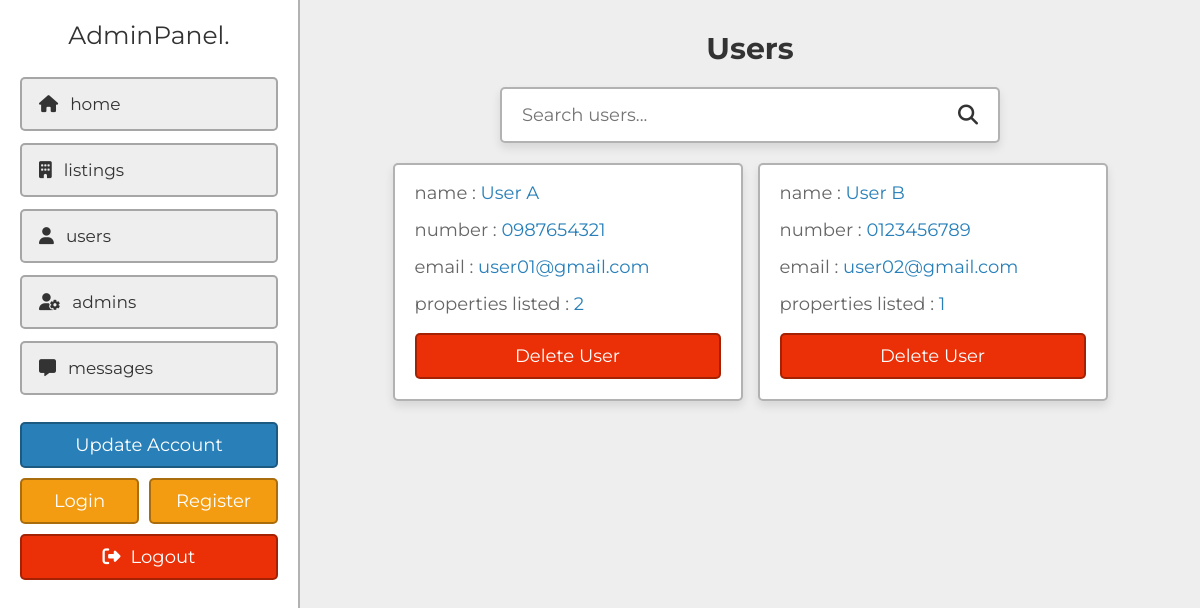
The app's page /project/admin/users.php (signed in) with its own data.
### tables this page shows
CREATE TABLE `users` (
  `id` varchar(20) NOT NULL,
  `name` varchar(50) NOT NULL,
  `number` varchar(10) NOT NULL,
  `email` varchar(50) NOT NULL,
  `password` varchar(50) NOT NULL
);

### project/admin/users.php (the view, shortened to what this page needs)
<?php
include '../components/connect.php';
?>
<!DOCTYPE html>
<html lang="en">
<head>
   <link rel="stylesheet" href="https://cdnjs.cloudflare.com/ajax/libs/font-awesome/6.2.0/css/all.min.css">
   <link rel="stylesheet" href="../css/admin_style.css">
</head>
<body>
<?php include '../components/admin_header.php'; ?>
<section class="grid">
   <h1 class="heading">Users</h1>
   <form action="" method="POST" class="search-form">
      <input type="text" name="search_box" placeholder="Search users..." maxlength="100" required>
      <button type="submit" class="fas fa-search" name="search_btn"></button>
   </form>
   <div class="box-container">
   <?php
      if(isset($_POST['search_box']) OR isset($_POST['search_btn'])){
         $search_box = $_POST['search_box'];
         $search_box = filter_var($search_box, FILTER_SANITIZE_STRING);
         $select_users = $conn->prepare("SELECT * FROM `users` WHERE name LIKE '%{$search_box}%' OR number LIKE '%{$search_box}%' OR email LIKE '%{$search_box}%'");
         $select_users->execute();
      }else{
         $select_users = $conn->prepare("SELECT * FROM `users`");
         $select_users->execute();
      }
      if($select_users->rowCount() > 0){
         while($fetch_users = $select_users->fetch(PDO::FETCH_ASSOC)){
            $count_property = $conn->prepare("SELECT * FROM `property` WHERE user_id = ?");
            $count_property->execute([$fetch_users['id']]);
            $total_properties = $count_property->rowCount();
   ?>
   <div class="box">
      <p>name : <span><?= $fetch_users['name']; ?></span></p>
      <p>number : <a href="tel:<?= $fetch_users['number']; ?>"><?= $fetch_users['number']; ?></a></p>
      <p>email : <a href="mailto:<?= $fetch_users['email']; ?>"><?= $fetch_users['email']; ?></a></p>
      <p>properties listed : <span><?= $total_properties; ?></span></p>
      <form action="" method="POST">
         <input type="submit" value="delete user" onclick="return confirm('Delete this user?');" name="delete" class="delete-btn">
      </form>
   </div>
   <?php
      }
   }elseif(isset($_POST['search_box']) OR isset($_POST['search_btn'])){
      echo '<p class="empty">Results not found!</p>';
   }else{
      echo '<p class="empty">No users accounts added yet!</p>';
   }
   ?>
   </div>
</section>
</body>
</html>

### project/css/admin_style.css (style rules this page uses)
:root { --main-color:#2980b9; --orange:#f39c12; --red:#eb2f06; --light-color:#666; --light-bg:#eee; --white:#fff; --black:#333; --box-shadow:0 .5rem 1rem rgba(0,0,0,0.1); --border:.2rem solid rgba(0,0,0,.3); }
* { font-family: 'Montserrat', sans-serif; margin: 0; padding: 0; box-sizing: border-box; outline: none; border: none; text-decoration: none; }
html { font-size: 62.5%; overflow-x: hidden; scroll-behavior: smooth; scroll-padding-top: 5rem; }
body { background-color: var(--light-bg); padding-left: 30rem; }
section { padding: 3rem 2rem; max-width: 1200px; margin: 0 auto; }
.heading { margin-bottom: 2rem; text-align: center; text-transform: capitalize; color: var(--black); font-size: 3rem; }
.inline-btn, .inline-option-btn, .inline-delete-btn, .btn, .delete-btn, .option-btn { cursor: pointer; padding: 1rem 2.5rem; font-size: 1.8rem; color: var(--white); text-align: center; text-transform: capitalize; margin-top: 1rem; border-radius: .5rem; border: var(--border); }
.btn, .delete-btn, .option-btn { display: block; width: 100%; }
.delete-btn { background-color: var(--red); }
.grid .box-container { display: grid; grid-template-columns: repeat(auto-fit, 35rem); align-items: flex-start; justify-content: center; gap: 1.5rem; }
.grid .box-container .box { border-radius: .5rem; padding: 2rem; padding-top: 1rem; background-color: var(--white); box-shadow: var(--box-shadow); border: var(--border); overflow-x: hidden; }
.grid .box-container .box p { line-height: 1.5; padding: .5rem 0; font-size: 1.8rem; color: var(--light-color); white-space: pre-line; text-overflow: ellipsis; overflow-x: hidden; }
.grid .box-container .box p a, .grid .box-container .box p span { color: var(--main-color); }
.search-form { max-width: 50rem; margin: 0 auto; border-radius: .5rem; background-color: var(--white); box-shadow: var(--box-shadow); border: var(--border); padding:1.5rem 2rem; display: flex; gap: 2rem; margin-bottom: 2rem; }
.search-form input { width: 100%; font-size: 1.8rem; color: var(--black); }
.search-form button { background:none; cursor: pointer; color: var(--black); font-size: 2rem; }

### records on screen
users: name "User A", number "0987654321", email "user01@gmail.com", total_properties "2"
users: name "User B", number "0123456789", email "user02@gmail.com", total_properties "1"
